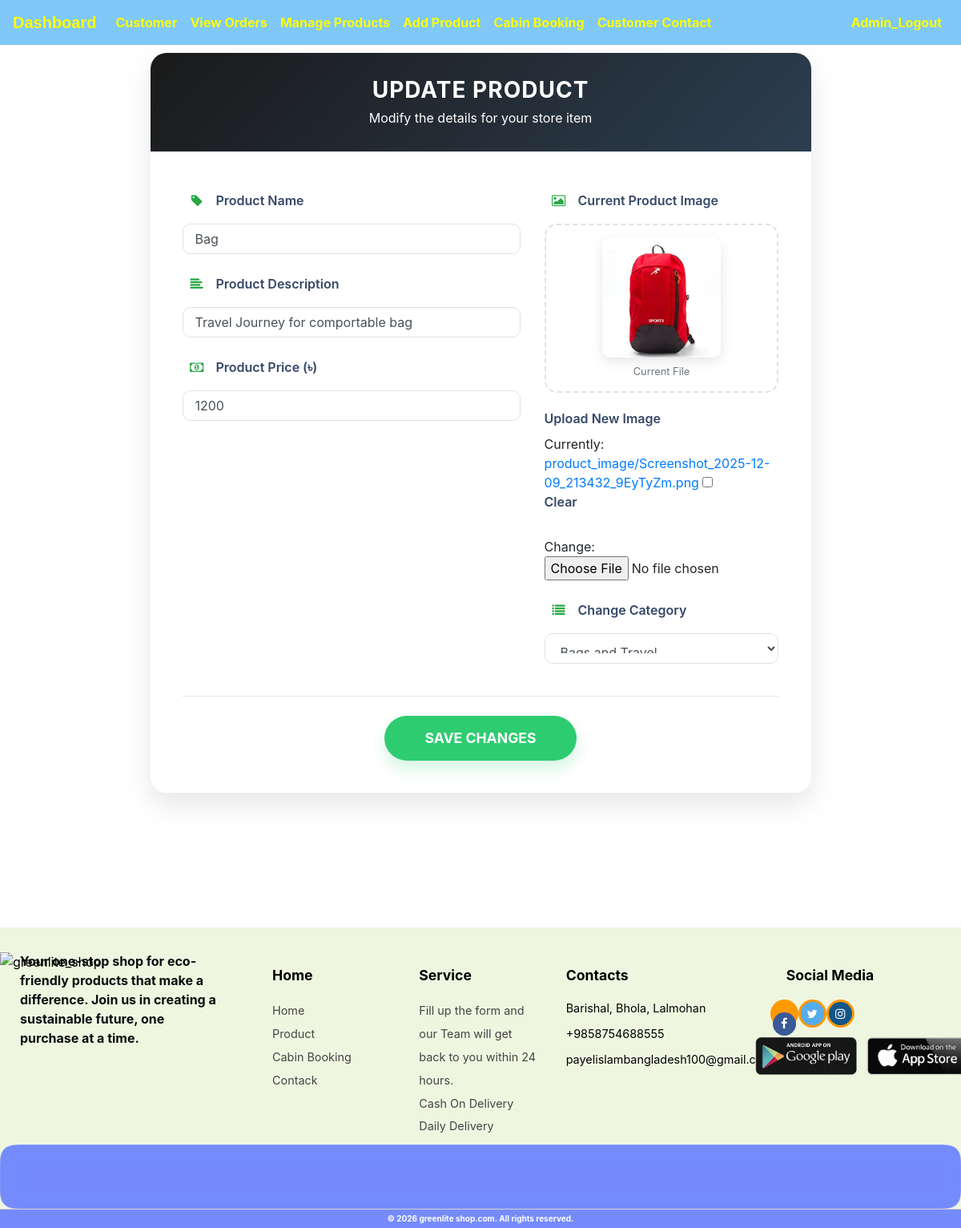
Page /update-product/29 (signed in) on the committed database.
### ecom/models.py (models this page shows, shortened)
class Product(models.Model):
    CAT_CHOICES = (
        ('Fashion', 'Fashion'),
        ('Bags and Travel', 'Bags and Travel'),
        ('Medicine', 'Medicine'),
        ('Mobiles', 'Mobiles'),
        ('Books', 'Books'),
        ('Food', 'Food'),
        ('Watch','Watch'),
        ('Groceries','Groceries'),
        ('Furniture & Décor','Furniture & Décor'),
        ('Woman Dress','Woman Dress'),
        ('Kitchen Utensils','Kitchen Utensils'),
        ('Electronics','Electronics'),
        ('Tour','Tour'),
    )
    name = models.CharField(max_length=40)
    product_image = models.ImageField(upload_to='product_image/', null=True, blank=True)
    price = models.PositiveIntegerField()
    description = models.CharField(max_length=40)
    category = models.CharField(max_length=50, choices=CAT_CHOICES, default='Fashion')

### ecom/views.py (the view)
# urls.py: path('update-product/<int:pk>', views.update_product_view,name='update-product'),
@login_required(login_url='adminlogin')
def update_product_view(request,pk):
    product=models.Product.objects.get(id=pk)
    productForm=forms.ProductForm(instance=product)
    if request.method=='POST':
        productForm=forms.ProductForm(request.POST,request.FILES,instance=product)
        if productForm.is_valid():
            productForm.save()
            return redirect('admin-products')
    return render(request,'ecom/admin_update_product.html',{'productForm':productForm})

### ecom/forms.py
class ProductForm(forms.ModelForm):
    class Meta:
        model = models.Product
        fields = ['name', 'price', 'description', 'product_image', 'category'] # Added category

### templates/ecom/admin_update_product.html (shortened to what this page needs)
{% extends 'ecom/admin_base.html' %}
{% load widget_tweaks %}
{% block content %}
<div class="container pb-5">
    <div class="row justify-content-center">
        <div class="col-lg-9">
            <div class="mb-4">
                <a href="{% url 'admin-products' %}" class="btn-back">
                </a>
            </div>
            <div class="update-card animated fadeIn">
                <div class="card-header-gradient">
                    <h3>Update Product</h3>
                    <p class="mb-0 opacity-7">Modify the details for your store item</p>
                </div>
                <form method="post" enctype="multipart/form-data" class="form-container">
                    <div class="row">
                        <div class="col-md-7">
                            <div class="form-group">
                                <label><i class="fa fa-tag mr-2 text-success"></i>Product Name</label>
                                {% render_field productForm.name class="form-control" placeholder="Enter product name" %}
                            </div>
                            <div class="form-group">
                                <label><i class="fa fa-align-left mr-2 text-success"></i>Product Description</label>
                                {% render_field productForm.description class="form-control" rows="4" placeholder="Update description..." %}
                            </div>
                            <div class="form-group">
                                <label><i class="fa fa-money mr-2 text-success"></i>Product Price (৳)</label>
                                {% render_field productForm.price class="form-control" placeholder="0.00" %}
                            </div>
                        </div>
                        <div class="col-md-5">
                            <div class="form-group">
                                <label><i class="fa fa-image mr-2 text-success"></i>Current Product Image</label>
                                <div class="current-img-wrapper">
                                    {% if productForm.instance.product_image %}
                                        <img src="{{ productForm.instance.product_image.url }}" alt="Current Image">
                                        <p class="mt-2 mb-0 small text-muted">Current File</p>
                                    {% else %}
                                        <div class="py-4">
                                            <i class="fa fa-image fa-3x text-light"></i>
                                            <p class="small text-muted mb-0">No image uploaded</p>
                                        </div>
                                    {% endif %}
                                </div>
                                <label class="mt-2">Upload New Image</label>
                                {% render_field productForm.product_image class="form-control-file" %}
                            </div>
                            {% if productForm.category %}
                            <div class="form-group">
                                <label><i class="fa fa-list mr-2 text-success"></i>Change Category</label>
                                {% render_field productForm.category class="form-control" %}
                            </div>
                            {% endif %}
                        </div>
                    </div>
                    <hr class="my-4">
                    <div class="text-center">
                        <button type="submit" class="btn btn-update">
                            Save Changes
                        </button>
                    </div>
                </form>
            </div>
        </div>
    </div>
</div>
{% endblock content %}

### templates/ecom/admin_base.html (style rules this page uses)
.fa { font-size: 23px; width: 2em; height: 2em; text-align: center; text-decoration: none; margin: 5px 2px; border-radius: 50%; padding-top: 0.5em; }
p { text-align: center; }

### templates/ecom/admin_update_product.html (style rules this page uses)
:root { --primary-green: #2ecc71; --dark-bg: #1a1a1a; }
.update-card { background: #fff; border: none; border-radius: 20px; box-shadow: 0 15px 35px rgba(0,0,0,0.1); overflow: hidden; margin-top: 20px; }
.card-header-gradient { background: linear-gradient(135deg, #1a1a1a 0%, #2c3e50 100%); color: white; padding: 30px; text-align: center; }
.card-header-gradient h3 { font-weight: 700; margin-bottom: 5px; letter-spacing: 1px; text-transform: uppercase; }
.form-container { padding: 40px; }
.form-group label { font-weight: 600; color: #344767; margin-bottom: 8px; display: block; }
.form-control { border-radius: 10px; padding: 12px 15px; border: 1px solid #dee2e6; transition: all 0.3s ease; }
.current-img-wrapper { text-align: center; margin-bottom: 20px; padding: 15px; border: 2px dashed #dee2e6; border-radius: 15px; }
.current-img-wrapper img { max-height: 150px; border-radius: 10px; box-shadow: 0 5px 15px rgba(0,0,0,0.1); }
.btn-update { background: var(--primary-green); border: none; color: white; padding: 15px 50px; border-radius: 50px; font-weight: 700; font-size: 1.1rem; transition: all 0.3s ease; text-transform: uppercase; box-shadow: 0 10px 20px rgba(46, 204, 113, 0.2); }
.btn-back { color: #6c757d; text-decoration: none; font-weight: 600; transition: 0.3s; }

### rows in the picture
Product: name "Bag", description "Travel Journey for comportable bag", price "1200", instance.product_image (picture), category "Bags and Travel"
